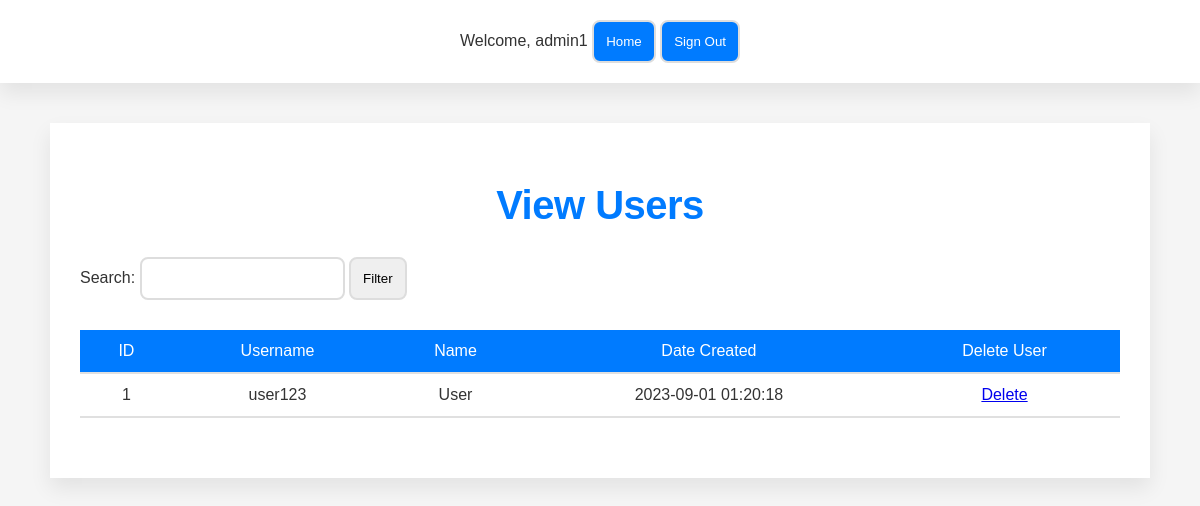
Screenshot of /www/admin/view_users.php (signed in) with the database file from the repository.
### tables this page shows
create table if not exists User (
    userId int primary key auto_increment,
    name varchar(255) not null,
    username varchar(255) unique,
    password varchar(255) not null,
    role enum('user', 'admin') default 'user',
    createdDate datetime default current_timestamp
);

### www/admin/view_users.php (the view, shortened to what this page needs)
<?php
$servername = "192.168.56.12";
$username = "admin";
$password = "admin_pw";
$dbname = "RecipeManagementSystem";
$conn = new mysqli($servername, $username, $password, $dbname);
$filter = "";
$sql = "SELECT * FROM User WHERE role = 'user'";
$result = $conn->query($sql);
?>
<html>
<head>
    <link rel="stylesheet" type="text/css" href="../common/style/style.css">
</head>
<body>
    <header>
        <?php include '../common/navbar.php'; ?>
    </header>
    <main>
        <h1>View Users</h1>
        <form action="view_users.php" method="POST">
            <div>
                Search: <input type="text" name="filter" value="<?php echo $filter; ?>" />
                <input type="submit" value="Filter" />
            </div>
        </form>
        <table>
            <tr>
                <th>ID</th>
                <th>Username</th>
                <th>Name</th>
                <th>Date Created</th>
                <th>Delete User</th>
            </tr>
            <?php
            if ($result->num_rows > 0) {
                while ($row = $result->fetch_assoc()) {
                    echo "<tr>";
                    echo "<td>" . $row["userId"] . "</td>";
                    echo "<td>" . $row["username"] . "</td>";
                    echo "<td>" . $row["name"] . "</td>";
                    echo "<td>" . $row["createdDate"] . "</td>";
                    echo "<td><a href='delete_user.php?userId=".$row["userId"]."'>Delete</a></td>";
                    echo "</tr>";
                }
            } else {
                echo "0 results";
            }
            ?>
        </table>
    </main>
</body>
</html>

### www/common/navbar.php (shortened to what this page needs)
<!DOCTYPE html>
<html lang="en">
<head>
    <link rel="stylesheet" href="style/style.css" />
</head>
<body>
    <div class="navbar">
        <div>
            <?php
            if (isset($_SESSION['username'])) {
                echo 'Welcome, ' . $_SESSION['username'];
                ?>
                <form action="<?php echo $_SESSION['role'] == 'admin' ? 'http://127.0.0.1:8081/admin.php' : 'http://127.0.0.1:8080/'; ?>" method="GET" style="display:inline;">
                    <button type="submit">Home</button>
                </form>
                <form action="../common/sign_out.php" method="POST" style="display:inline;">
                    <button type="submit">Sign Out</button>
                </form>
                <?php
            } else {
                echo '<a href="http://127.0.0.1:8080/common/sign_in.php">Sign In</a>';
            }
            ?>
        </div>
    </div>
</body>
</html>

### www/common/style/style.css (style rules this page uses)
:root { --main-blue: #007BFF; --hover-blue: #0056b3; --soft-gray: #F5F5F5; --text-gray: #333; --border-gray: #E0E0E0; --input-border-gray: #DDD; --transition-speed: 0.3s; }
* { box-sizing: border-box; margin: 0; padding: 0; font-family: 'Poppins', sans-serif; }
body { background-color: var(--soft-gray); color: var(--text-gray); line-height: 1.6; font-size: 16px; }
main { max-width: 1100px; margin: 40px auto; padding: 30px; background-color: #FFF; box-shadow: 0 10px 20px rgba(0, 0, 0, 0.08); }
h1 { text-align: center; padding: 20px 0; font-size: 2.5em; color: var(--main-blue); font-weight: 600; letter-spacing: -0.5px; }
header { background-color: #FFF; box-shadow: 0 10px 20px rgba(0, 0, 0, 0.08); padding: 20px 0; text-align: center; }
table { width: 100%; margin: 30px 0; border-collapse: collapse; }
td, th { padding: 12px 15px; border-bottom: 2px solid var(--border-gray); text-align: center; }
th { background-color: var(--main-blue); color: #FFF; font-weight: 500; }
form, form.div { display: grid; grid-template-columns: max-content 1fr; grid-gap: 20px 1em; text-align: center; margin: auto; }
input, button, select, textarea, .delete-button { grid-column: 2 / 3; padding: 12px; border: 2px solid var(--input-border-gray); border-radius: 8px; transition: border-color var(--transition-speed); }
button, .delete-button { background-color: var(--main-blue); color: #FFF; cursor: pointer; transition: background-color var(--transition-speed); }

### rows the page displays
user: userId "1", username "user123", name "User", createdDate "2023-09-01 01:20:18"

### other values shown
$_SESSION['username'] "admin1"
